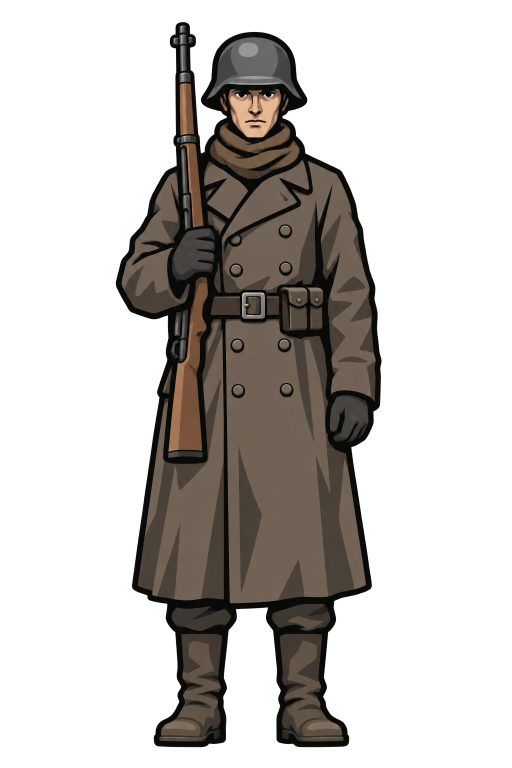
#> input picture assets/images/armies/sources/enemy-front-variants/winter-sentry-redraw-generated.png, 1024 x 1536 px (shown at 1/2 size)
$ python prepare-sentry-redraw.py
#> lines starting #> are read from the running program, lines starting #| are printed output that depends on the picture
"""Register the redrawn sentry as a separate high-resolution idle proposal."""
import argparse
import hashlib
import json
from pathlib import Path
from PIL import Image

HERE = Path(__file__).resolve().parent
SOURCE = HERE / 'winter-sentry-redraw-generated.png'
OUTPUT = HERE / 'winter-sentry-redraw-idle.png'
METADATA = HERE / 'winter-sentry-redraw.json'


def sha(path):
    return hashlib.sha256(path.read_bytes()).hexdigest()


def main():
    parser = argparse.ArgumentParser()
    parser.add_argument('--check', action='store_true')
    args = parser.parse_args()
    if args.check:
        data = json.loads(METADATA.read_text(encoding='utf8'))
        assert sha(SOURCE) == data['sourceSha256']
        assert sha(OUTPUT) == data['sha256']
        image = Image.open(OUTPUT)
        assert image.size == (512, 512)
        assert set(image.getchannel('A').get_flattened_data()) == {0, 255}
        left, top, right, bottom = image.getbbox()
        assert left > 0 and top > 0 and right < 512 and bottom == 496
        print('Checked redrawn sentry: 512x512, transparent background and registered boots.')
        return
    image = Image.open(SOURCE).convert('RGBA')
#> image is the input picture: PIL image 1024x1536 RGBA; mean R, G, B, A 29.7, 25.9, 22.1, 81.7
    image.putalpha(image.getchannel('A').point(lambda a: 255 if a >= 128 else 0))
    bounds = image.getbbox()
#> bounds = (232, 44, 763, 1494)
    assert bounds
    figure = image.crop(bounds)
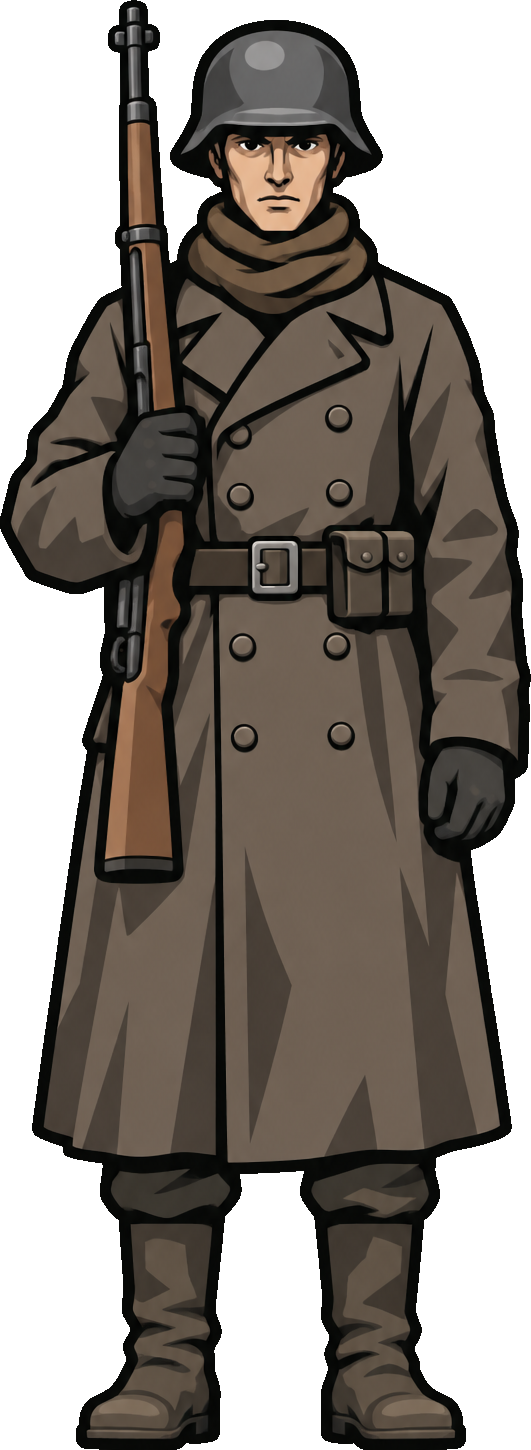
#> figure: PIL image 531x1450 RGBA; mean R, G, B, A 57.6, 50.4, 43.1, 168.2; transparent parts drawn white
    scale = min(448/figure.height, 480/figure.width)
#> scale = 0.309
    figure = figure.resize((round(figure.width*scale), round(figure.height*scale)), Image.Resampling.NEAREST)
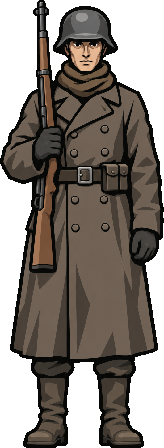
#> figure: PIL image 164x448 RGBA; mean R, G, B, A 57.6, 50.4, 43.1, 168.2; transparent parts drawn white
    frame = Image.new('RGBA', (512, 512))
#> frame: PIL image 512x512 RGBA; every value is 0
    offset = [round((512-figure.width)/2), 496-figure.height]
#> offset = [174, 48]
    frame.alpha_composite(figure, offset)
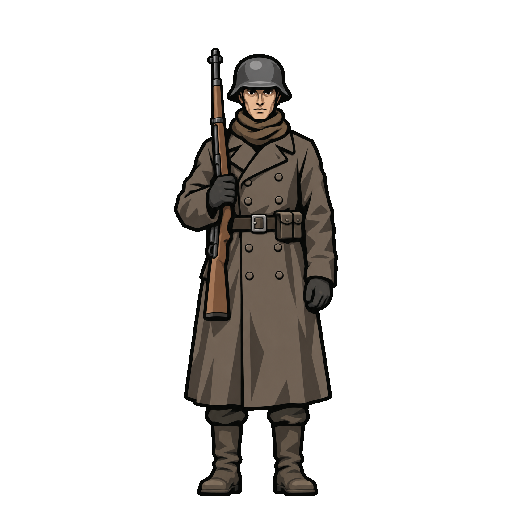
#> frame: PIL image 512x512 RGBA; mean R, G, B, A 14.5, 12.6, 10.8, 47.1; transparent parts drawn white
    frame.save(OUTPUT)
    data = {'id': 'winter-sentry-redraw', 'image': OUTPUT.name, 'source': SOURCE.name,
            'sourceSha256': sha(SOURCE), 'sha256': sha(OUTPUT), 'sourceBounds': list(bounds),
            'frame': {'width': 512, 'height': 512, 'columns': 1, 'rows': 1},
            'anchor': {'x': 256, 'y': 496}, 'standingPixels': figure.height,
            'scale': scale, 'offset': offset, 'alphaThreshold': 128, 'view': 'front',
            'reference': '04-winter-sentry.png', 'styleReference': 'rifleman-redraw-idle.png',
            'generation': 'winter-sentry-redraw-generation.json', 'integrated': False,
            'animations': [{'name': 'idle', 'row': 0, 'frameCount': 1, 'duration': 1, 'loop': True}]}
    METADATA.write_text(json.dumps(data, indent=2)+'\n', encoding='utf8')
    print('Prepared redrawn winter sentry at 512x512; source resolution preserved separately.')


if __name__ == '__main__':
    main()
